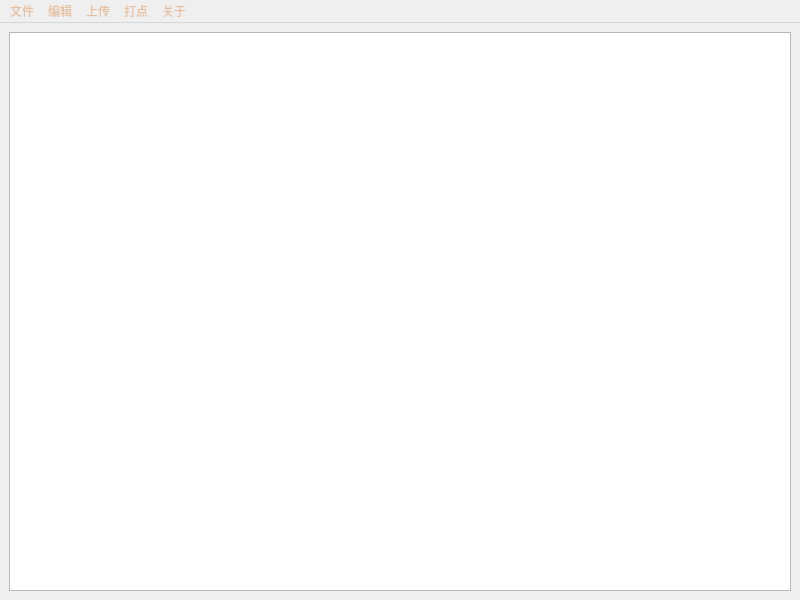
<?xml version="1.0" encoding="UTF-8"?>
<ui version="4.0">
 <class>NPCEditor</class>
 <widget class="QMainWindow" name="NPCEditor">
  <property name="geometry">
   <rect>
    <x>0</x>
    <y>0</y>
    <width>800</width>
    <height>600</height>
   </rect>
  </property>
  <property name="acceptDrops">
   <bool>true</bool>
  </property>
  <property name="windowTitle">
   <string>原神BWIKI NPC图鉴第三方编辑工具</string>
  </property>
  <property name="autoFillBackground">
   <bool>true</bool>
  </property>
  <property name="styleSheet">
   <string notr="true">color: rgb(231, 191, 159);</string>
  </property>
  <widget class="QWidget" name="centralwidget">
   <layout class="QGridLayout" name="gridLayout">
    <item row="0" column="0">
     <widget class="QTextEdit" name="code_preview">
      <property name="acceptDrops">
       <bool>false</bool>
      </property>
      <property name="styleSheet">
       <string notr="true">color: rgb(231, 191, 159);</string>
      </property>
     </widget>
    </item>
   </layout>
  </widget>
  <widget class="QMenuBar" name="menubar">
   <property name="geometry">
    <rect>
     <x>0</x>
     <y>0</y>
     <width>800</width>
     <height>25</height>
    </rect>
   </property>
   <widget class="QMenu" name="menu">
    <property name="title">
     <string>文件</string>
    </property>
    <addaction name="open_code"/>
    <addaction name="save_code"/>
    <addaction name="save_code_as"/>
   </widget>
   <widget class="QMenu" name="menu_2">
    <property name="title">
     <string>编辑</string>
    </property>
    <addaction name="insert_template"/>
    <addaction name="clear_all"/>
   </widget>
   <widget class="QMenu" name="menu_3">
    <property name="title">
     <string>上传</string>
    </property>
    <addaction name="assign_npc_name"/>
    <addaction name="separator"/>
    <addaction name="upload_avatar"/>
    <addaction name="upload_model"/>
    <addaction name="upload_location"/>
   </widget>
   <widget class="QMenu" name="menu_4">
    <property name="title">
     <string>打点</string>
    </property>
    <addaction name="open_map"/>
   </widget>
   <widget class="QMenu" name="menu_5">
    <property name="title">
     <string>关于</string>
    </property>
    <addaction name="about_this_application"/>
    <addaction name="about_qt"/>
    <addaction name="separator"/>
    <addaction name="upload_log"/>
    <addaction name="check_update"/>
    <addaction name="separator"/>
    <addaction name="open_license"/>
   </widget>
   <addaction name="menu"/>
   <addaction name="menu_2"/>
   <addaction name="menu_3"/>
   <addaction name="menu_4"/>
   <addaction name="menu_5"/>
  </widget>
  <action name="open_code">
   <property name="text">
    <string>打开</string>
   </property>
   <property name="toolTip">
    <string>打开特定文件</string>
   </property>
   <property name="shortcut">
    <string>Ctrl+O</string>
   </property>
  </action>
  <action name="save_code">
   <property name="text">
    <string>保存</string>
   </property>
   <property name="toolTip">
    <string>保存当前文件</string>
   </property>
   <property name="shortcut">
    <string>Ctrl+S</string>
   </property>
  </action>
  <action name="save_code_as">
   <property name="text">
    <string>另存为</string>
   </property>
   <property name="toolTip">
    <string>保存您文件的副本</string>
   </property>
   <property name="shortcut">
    <string>Ctrl+Shift+S</string>
   </property>
  </action>
  <action name="insert_template">
   <property name="text">
    <string>插入特殊字符</string>
   </property>
   <property name="toolTip">
    <string>插入特殊字符</string>
   </property>
   <property name="shortcut">
    <string>Alt+I</string>
   </property>
  </action>
  <action name="clear_all">
   <property name="text">
    <string>清空</string>
   </property>
   <property name="toolTip">
    <string>彻底清空整份文档</string>
   </property>
   <property name="shortcut">
    <string>Alt+C</string>
   </property>
  </action>
  <action name="upload_avatar">
   <property name="text">
    <string>上传头像</string>
   </property>
   <property name="toolTip">
    <string>上传NPC头像</string>
   </property>
   <property name="shortcut">
    <string>Alt+A</string>
   </property>
  </action>
  <action name="upload_model">
   <property name="text">
    <string>上传建模</string>
   </property>
   <property name="toolTip">
    <string>上传NPC建模</string>
   </property>
   <property name="shortcut">
    <string>Alt+M</string>
   </property>
  </action>
  <action name="upload_location">
   <property name="text">
    <string>上传位置</string>
   </property>
   <property name="toolTip">
    <string>上传NPC位置</string>
   </property>
   <property name="shortcut">
    <string>Alt+L</string>
   </property>
  </action>
  <action name="open_map">
   <property name="text">
    <string>打开大地图</string>
   </property>
   <property name="toolTip">
    <string>打开大地图，您稍后可以利用大地图打点</string>
   </property>
   <property name="shortcut">
    <string>Ctrl+M</string>
   </property>
  </action>
  <action name="about_this_application">
   <property name="text">
    <string>关于本程序</string>
   </property>
   <property name="toolTip">
    <string>有关本程序的信息</string>
   </property>
   <property name="shortcut">
    <string>Ctrl+Alt+I</string>
   </property>
  </action>
  <action name="about_qt">
   <property name="text">
    <string>关于Qt</string>
   </property>
   <property name="toolTip">
    <string>关于用于构建此程序的Qt的信息</string>
   </property>
   <property name="shortcut">
    <string>Alt+Q</string>
   </property>
  </action>
  <action name="upload_log">
   <property name="text">
    <string>更新日志</string>
   </property>
   <property name="toolTip">
    <string>此版本的更新日志</string>
   </property>
   <property name="shortcut">
    <string>Alt+U</string>
   </property>
  </action>
  <action name="check_update">
   <property name="text">
    <string>检查更新</string>
   </property>
   <property name="toolTip">
    <string>检查是否有更新，通常建议保持最新版本</string>
   </property>
   <property name="shortcut">
    <string>Ctrl+U</string>
   </property>
  </action>
  <action name="open_license">
   <property name="text">
    <string>许可证</string>
   </property>
   <property name="toolTip">
    <string>打开许可证</string>
   </property>
   <property name="shortcut">
    <string>Alt+L</string>
   </property>
  </action>
  <action name="assign_npc_name">
   <property name="text">
    <string>指定NPC名称</string>
   </property>
   <property name="toolTip">
    <string>指定当前NPC的名称</string>
   </property>
   <property name="shortcut">
    <string>Ctrl+N</string>
   </property>
  </action>
 </widget>
 <resources/>
 <connections/>
</ui>
